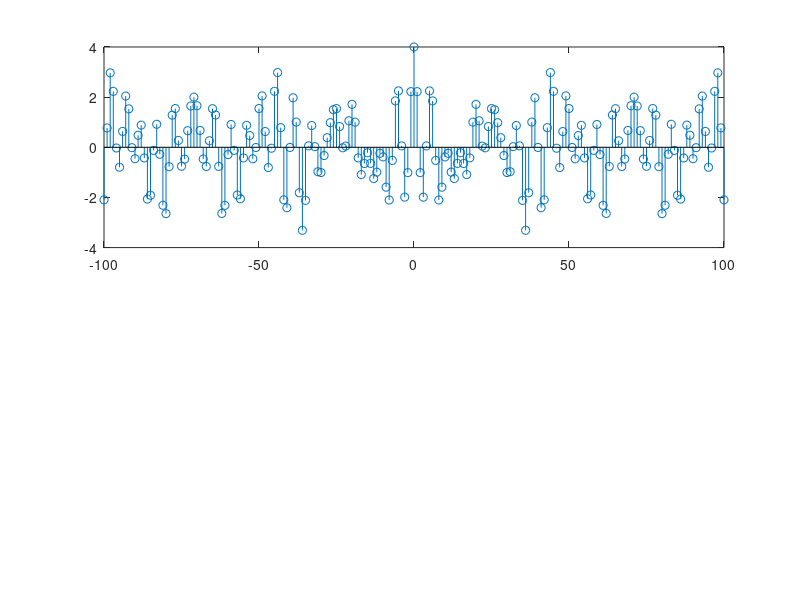

This chart was generated by the following MATLAB code:
n=-100:1:100;
x=cos(5*n)+cos(1000*n)+cos(50*n)+cos(20*n)
fp = 120
fs = 170
%d1 = 0.89 %passband
%d2 = 0.2 %attenuation
%d1db = 20*log10 (d1)
%d2db = 20*log10 (d2)
d1db=3
d2db=16

Fs=512;
ws = (2*pi*fs)/Fs
wp =(2*pi*fp)/Fs
[N, wn] = buttord(wp,ws,d1db,d2db,'s')
[A,B]=butter(N,wn,'s')
[a,b] = impinvar(A,B,Fs)
y = filter(b,a,x)
subplot(2,1,1);
stem(n,x);
subplot(2,1,2);
stem(n,y);
